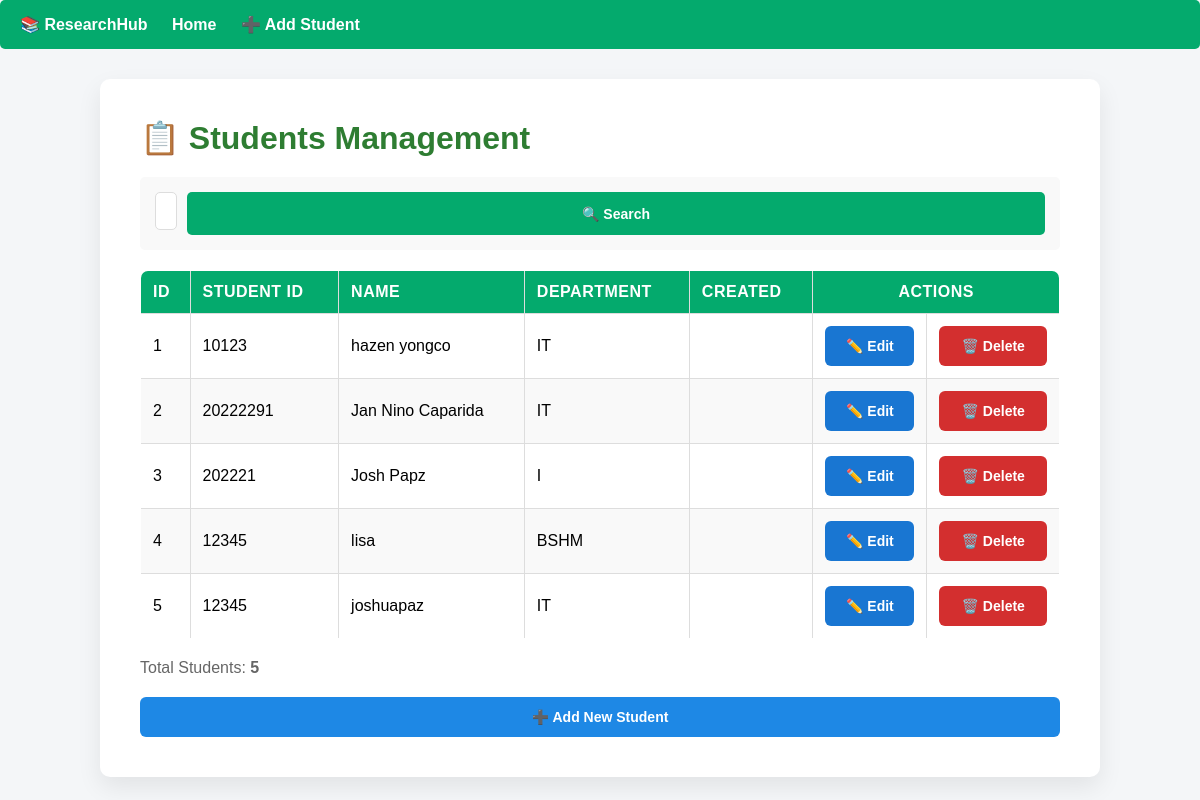
Before: / with the older database file.
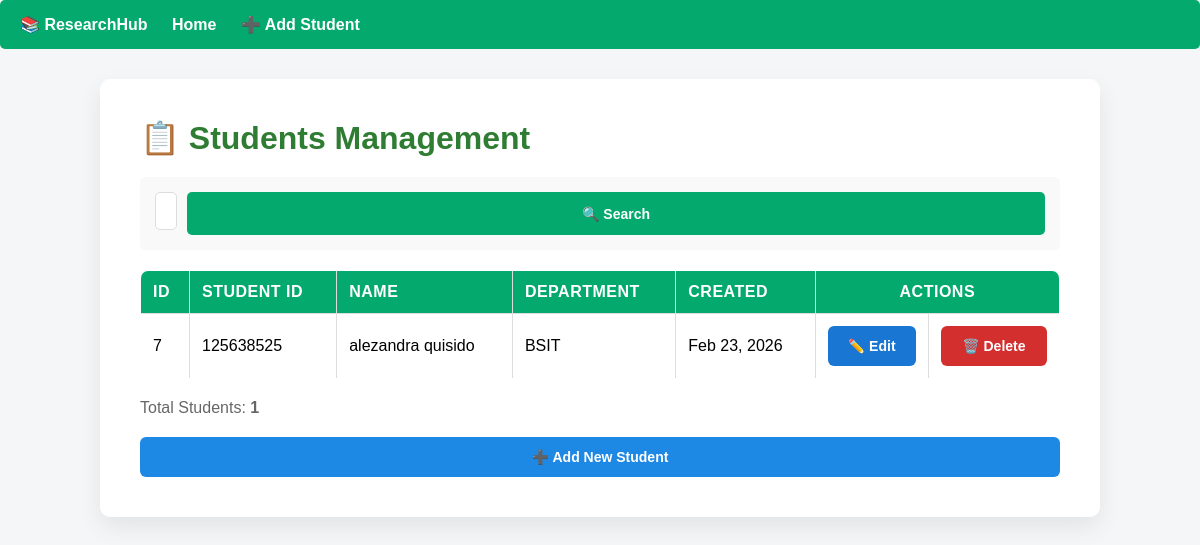
After: the same page with the newer database file.
### students/models.py (models this page shows, shortened)
class Students(models.Model):
    s_id = models.IntegerField(
        unique=True,
        help_text="Unique student identifier"
    )
    s_name = models.CharField(
        max_length=64,
        help_text="Full name of the student"
    )
    s_dept = models.CharField(
        max_length=64,
        help_text="Department of the student"
    )
    created_at = models.DateTimeField(auto_now_add=True, null=True)
    updated_at = models.DateTimeField(auto_now=True, null=True)
    class Meta:
        ordering = ['-created_at']
        verbose_name_plural = "Students"

### students/views.py (the view)
# urls.py: 2. Add a URL to urlpatterns:  path('', views.home, name='home')
def home(request):
    students = Students.objects.all()
    search_query = request.GET.get('search', '')
    if search_query:
        students = students.filter(
            s_name__icontains=search_query
        ) | students.filter(
            s_dept__icontains=search_query
        )
    context = {
        'students': students,
        'search_query': search_query
    }
    return render(request, "home.html", context)

### students/templates/home.html (shortened to what this page needs)
{% extends 'base.html' %}
{% block content %}
<h1>📋 Students Management</h1>
<div style="margin-bottom: 20px; padding: 15px; background-color: #f9f9f9; border-radius: 5px;">
    <form method="GET" action="{% url 'home' %}" style="display: flex; gap: 10px;">
        <input
            type="text"
            name="search"
            placeholder="Search by name or department..."
            value="{{ search_query }}"
            style="flex: 1; padding: 10px; border: 1px solid #ddd; border-radius: 5px;"
        >
        <button type="submit" style="padding: 10px 20px; background-color: #04AA6D; color: white; border: none; border-radius: 5px; cursor: pointer;">
            🔍 Search
        </button>
    </form>
</div>
{% if students %}
    <table id="customers" border="1">
        <thead>
            <tr>
                <th>ID</th>
                <th>Student ID</th>
                <th>Name</th>
                <th>Department</th>
                <th>Created</th>
                <th colspan="2" id="mid">Actions</th>
            </tr>
        </thead>
        <tbody>
            {% for student in students %}
            <tr>
                <td>{{ student.id }}</td>
                <td>{{ student.s_id }}</td>
                <td>{{ student.s_name }}</td>
                <td>{{ student.s_dept }}</td>
                <td>{{ student.created_at|date:"M d, Y" }}</td>
                <td>
                    <a href="{% url 'update_view' student.id %}">
                        <button id="up">✏️ Edit</button>
                    </a>
                </td>
                <td>
                    <a href="{% url 'delete_view' student.id %}">
                        <button id="del">🗑️ Delete</button>
                    </a>
                </td>
            </tr>
            {% endfor %}
        </tbody>
    </table>
    <p style="margin-top: 15px; color: #666;">
        Total Students: <strong>{{ students|length }}</strong>
    </p>
{% endif %}
<div style="margin-top: 20px;">
    <a href="{% url 'create' %}">
        <button id="new3">➕ Add New Student</button>
    </a>
</div>
{% endblock %}

### students/templates/base.html (shortened to what this page needs)
<!DOCTYPE html>
<html lang="en">
<head>
    {% load static %}
    <link rel="stylesheet" href="{% static 'style.css' %}">
</head>
<body>
    <nav>
        <a href="{% url 'home' %}">📚 ResearchHub</a>
        <a href="{% url 'home' %}">Home</a>
        <a href="{% url 'create' %}">➕ Add Student</a>
    </nav>
    <div class="container">
        {% block content %}{% endblock %}
    </div>
</body>
</html>

### students/static/style.css (style rules this page uses)
* { box-sizing: border-box; }
body { font-family: Arial, Helvetica, sans-serif; background-color: #f4f6f8; margin: 0; padding: 0; }
.container, .container1, .container2 { margin: 20px auto; padding: 40px; background-color: #ffffff; border-radius: 10px; box-shadow: 0 10px 25px rgba(0, 0, 0, 0.08); max-width: 1000px; }
h1 { color: #2e7d32; margin-bottom: 20px; margin-top: 0; }
#customers { width: 100%; border-collapse: collapse; overflow: hidden; border-radius: 8px; margin-bottom: 20px; }
#customers th, #customers td { border: 1px solid #ddd; padding: 12px; text-align: left; }
#customers th { background-color: #04AA6D; color: white; text-transform: uppercase; letter-spacing: 0.5px; font-weight: bold; }
#customers #mid { text-align: center; }
#customers button, .container1 #new, .container2 #new1, .container #new3, button[type="submit"], button[type="button"] { width: 100%; padding: 12px; border-radius: 6px; border: none; color: #fff; font-weight: bold; cursor: pointer; transition: all 0.3s ease; font-size: 14px; }
#customers #up { background-color: #1976d2; }
#customers #del { background-color: #d32f2f; }
.container1 #new, .container2 #new1, .container #new3 { background-color: #1e88e5; }
button[type="submit"] { background-color: #04AA6D; }
input[type="text"], input[type="number"], input[type="email"], textarea, select { width: 100%; padding: 10px; border: 1px solid #ddd; border-radius: 5px; font-family: Arial, Helvetica, sans-serif; font-size: 14px; box-sizing: border-box; margin-bottom: 5px; }

### students/templates/base.html (style rules this page uses)
nav { background-color: #04AA6D; padding: 15px 20px; margin-bottom: 30px; border-radius: 5px; }
nav a { color: white; text-decoration: none; margin-right: 20px; font-weight: bold; }

Changed rows visible on the page:
removed Students: id "1", s_id "10123", s_name "hazen yongco", s_dept "IT"
removed Students: id "2", s_id "20222291", s_name "Jan Nino Caparida", s_dept "IT"
removed Students: id "3", s_id "202221", s_name "Josh Papz", s_dept "I"
removed Students: id "4", s_id "12345", s_name "lisa", s_dept "BSHM"
removed Students: id "5", s_id "12345", s_name "joshuapaz", s_dept "IT"
added Students: id "7", s_id "125638525", s_name "alezandra quisido", s_dept "BSIT", created_at "Feb 23, 2026"
Other visible differences:
{{ students|length }}: "5" → "1"
